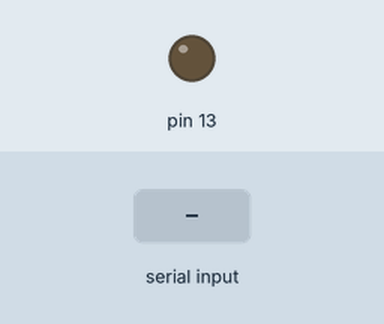
A sketch run on a simulated Arduino Uno, built with avr-gcc and run on an emulated ATmega328P. On the bench: output pins drawn as LEDs (lit = HIGH). The inputs (shaded band) are chosen by the test bench. What the sketch prints to the serial monitor is not drawn.

Above: at 1.2 s.
1.3 s: "y" received over Serial
At 2.4 s:
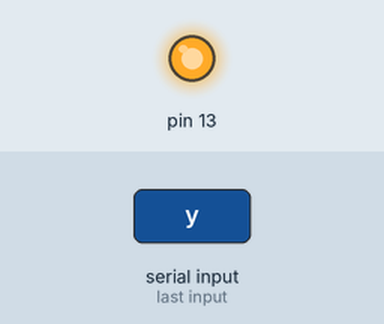
Timing chart, 0 to 4.3 s (numbered marks = the images above; inputs shaded):
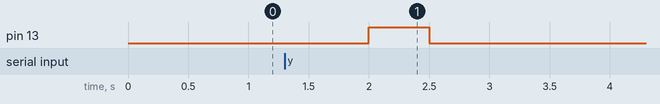

Measured:
- after the input at 1.3 s, pin 13: LOW → HIGH after 0.70 s, → LOW 0.50 s later

The sketch:

1119_Serial_1.ino
```cpp
// 1
/*
void setup() {
  Serial.begin(9600);
}

void loop() {
  Serial.println("Hello");
  delay(1000);
}
*/

//2
void setup() {
  Serial.begin(9600);
  pinMode(13, OUTPUT);
}

void loop() {
  if(Serial.available()){
    int a=Serial.read();
    if(a=='y'){
      digitalWrite(13, 1);
      delay(500);
      digitalWrite(13, 0);
    }
  }
  Serial.println("Hello");
  delay(1000);
}
```
